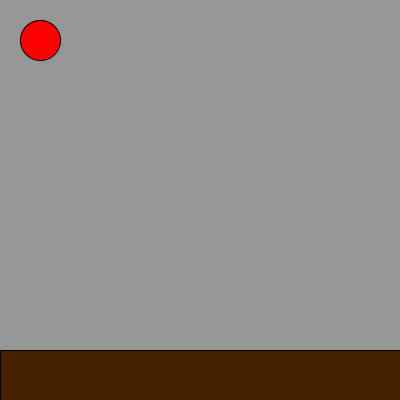
Frame 1 (no input)
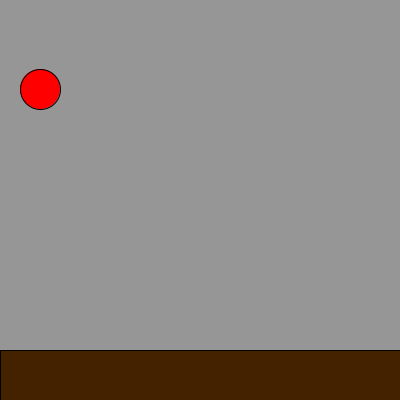
Frame 60 (the mouse pressed at the canvas centre just before this capture)
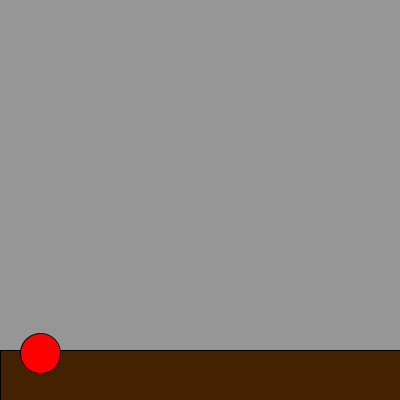
Frame 120 (the mouse held since frame 60 and released just before this capture)

The Processing sketch that drew these frames (run headless with seeded random() and noise(); from frame 60 on, the mouse is pressed at the canvas centre):

// Processing sketch: ball_gravity
// ── ball_gravity.pde
final int GROUND = 50;
float a = 9.81;
Ball ball = new Ball(40, 40, 20);

void setup() {
  size(400, 400);
}

void draw() {
  clear();
  refreshBackground();
  
  ball.update();
}

void mouseClicked() {
  //ball.moveCircle(mouseX, mouseY);
}

void refreshBackground() {
  background(150);
  fill(#442200);
  rect(0, height - GROUND, width, height);
}

class Ball {
  int s = millis();
  float xpos, ypos, radius, v;
  Ball(float x, float y, float r) {
    xpos = x;
    ypos = y;
    radius = r;
  }
  void drawCircle() {
    fill(#FF0000);
    ellipse(xpos, ypos, radius * 2, radius * 2);
  }
  void update() {
    if(ypos <= 350) {
      ypos += v;
    }
    if(millis() > (s + 1000)) {
      v += 9.81;
      s = millis();
    }
    drawCircle();
  }
  void moveCircle(int x, int y) {
    xpos = x;
    ypos = y;
  }
}
